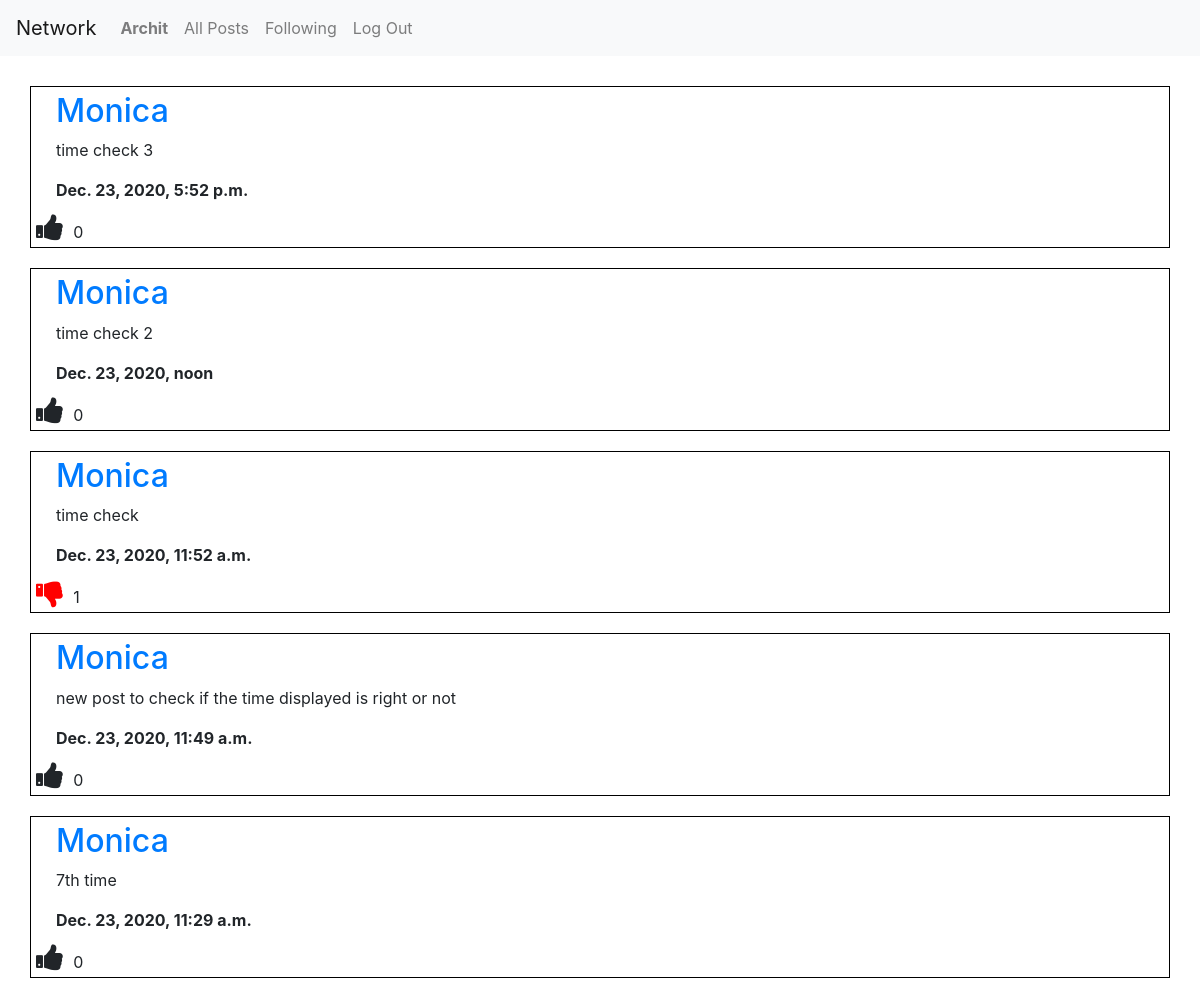
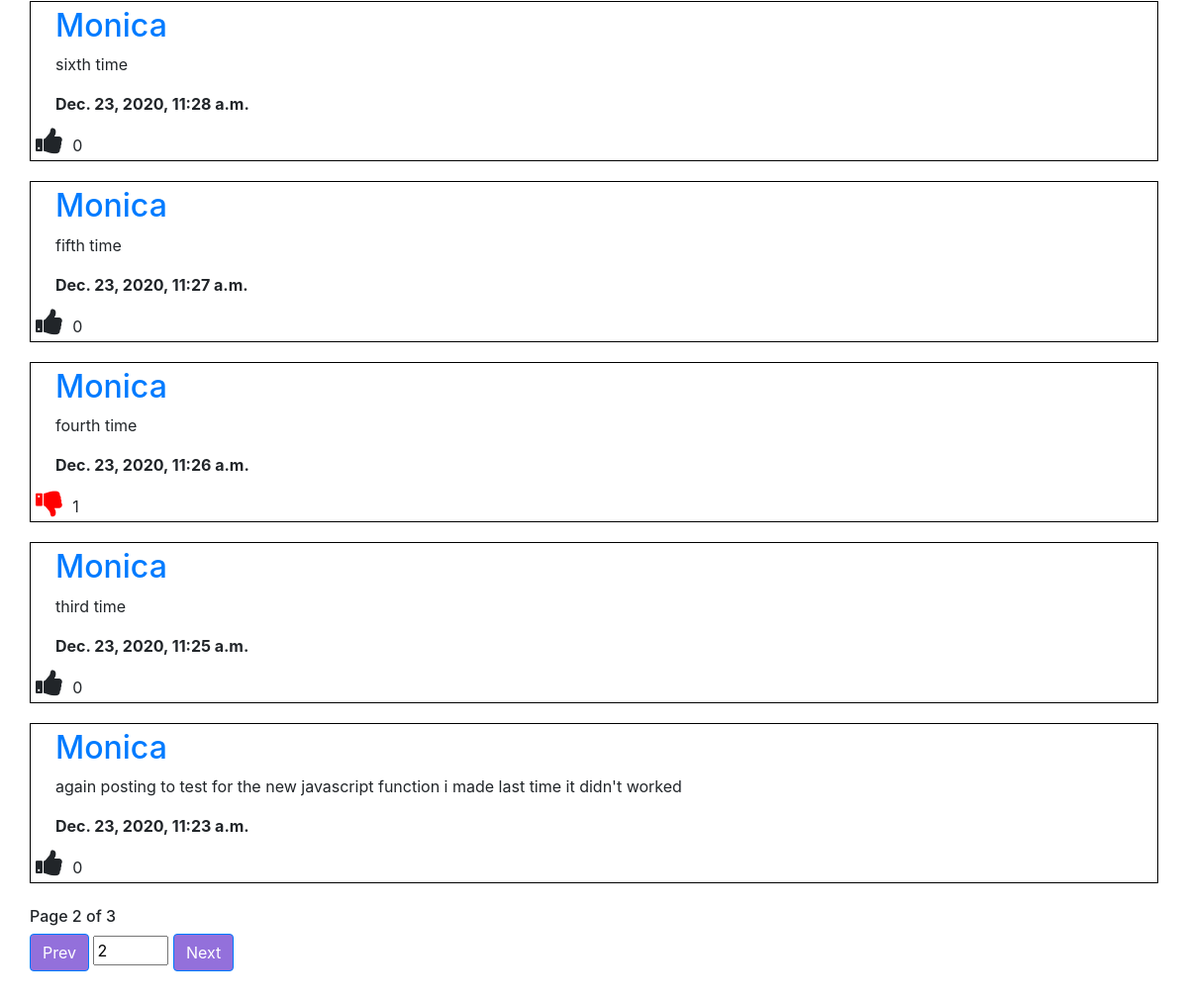
Screenshot of /followingposts/page=2 (signed in) with the database file from the repository (2 pictures, top to bottom).
### network/models.py (models this page shows, shortened)
class User(AbstractUser):
    followers = models.ManyToManyField("User", related_name="fllowers", blank=True)
    following = models.ManyToManyField("User", related_name="fllowing", blank=True)
    postsliked = models.ManyToManyField("Posts", related_name="likedposts", blank=True)
    pass

class Posts(models.Model):
    user = models.ForeignKey("User", on_delete=models.CASCADE, related_name="user")
    postdata = models.TextField(blank=False)
    timestamp = models.DateTimeField(auto_now_add=True)
    likes = models.ManyToManyField("User", related_name="likes", blank=True)

### network/views.py (the view)
# urls.py: path("followingposts/page=<int:pnumber>", views.followingposts, name="followingposts"),
def followingposts(request, pnumber):
    if not request.user.is_authenticated:
        return HttpResponse("Login First to complete this action")
    following = User.objects.get(username=request.user.username).following.all()
    print("before filtering out the posts")
    posts = Posts.objects.filter(user__in=following.all()).order_by('-timestamp')
    pagination = Paginator(posts, 10)
    page_posts = pagination.page(pnumber)
    if request.user.is_authenticated:
        userlikedposts = User.objects.get(username=request.user.username).likes.all()
    else:
        userlikedposts = []
    return render(request, 'network/followingposts.html', {
        "pageposts": page_posts,
        "currentpage": pnumber,
        "userlikedposts": userlikedposts
    })

### network/templates/network/followingposts.html (shortened to what this page needs)
{% extends 'network/layout.html' %}
{% load static %}
{% block body %}
    <div style="margin:30px;">
        <div id="all-posts">
            {% for post in pageposts %}
                <div class="post-class">
                    <div style="margin:5px 25px 5px 25px;">
                        <a href="{% url 'profile' post.user.username 1 %}" id="post-username"><h2>{{ post.user.username }}</h2></a>
                        <p id="postdata" style="white-space: pre-wrap; overflow: auto;">{{ post.postdata }}</p>
                        <b>{{ post.timestamp }}</b><br>
                    </div>
                    {% if user.is_authenticated %}
                        {% if post in userlikedposts %}
                            <i class="fa fa-thumbs-down" id="like-btn" onclick="likepost(this)" style="color: red"></i> <span id="like-count">{{ post.likes.count }}</span>
                        {% else %}
                            <i class="fa fa-thumbs-up" id="like-btn" onclick="likepost(this)"></i> <span id="like-count">{{ post.likes.count }}</span>
                        {% endif %}
                    {% else %}
                        <i class="fa fa-thumbs-up" id="like-btn"></i> <span id="like-count">{{ post.likes.count }}</span>
                    {% endif %}
                </div>
            {% empty %}
                <h4>You haven't followed anybody, follow before to see the posts!</h4>
            {% endfor %}
        </div>
        <br>
        <h6>Page {{ currentpage }} of {{ pageposts.paginator.num_pages }}</h6>
        <div>
            <form id="pagenumber" action="{% url 'followingposts' 1 %}" method="post">
                {% if pageposts.has_previous %}
                    <a class="btn btn-primary" style="background-color: mediumpurple" href="{% url 'followingposts' pageposts.previous_page_number %}">Prev</a>
                {% endif %}
                <input type="number" id="pageinput" value="{{ currentpage }}" min="1" max="{{ pageposts.paginator.num_pages }}" name="wantedpagenumber">
                {% if pageposts.has_next %}
                    <a class="btn btn-primary" style="background-color: mediumpurple" href="{% url 'followingposts' pageposts.next_page_number %}">Next</a>
                {% endif %}
            </form>
        </div>
    </div>
{% endblock %}

### network/templates/network/layout.html (shortened to what this page needs)
{% load static %}
<!DOCTYPE html>
<html lang="en">
    <head>
        <link rel="stylesheet" href="https://stackpath.bootstrapcdn.com/bootstrap/4.4.1/css/bootstrap.min.css">
        <link href="{% static 'network/styles5.css' %}" rel="stylesheet">
        <link rel="stylesheet" href="https://cdnjs.cloudflare.com/ajax/libs/font-awesome/4.7.0/css/font-awesome.min.css">
    </head>
    <body>
        <nav class="navbar navbar-expand-lg navbar-light bg-light">
            <a class="navbar-brand" href="{% url 'index'%}">Network</a>
            <div>
              <ul class="navbar-nav mr-auto">
                {% if user.is_authenticated %}
                    <li class="nav-item">
                        <a class="nav-link" href="{% url 'profile' user.username 1 %}"><strong>{{ user.username }}</strong></a>
                    </li>
                {% endif %}
                <li class="nav-item">
                  <a class="nav-link" href="{% url 'index' %}">All Posts</a>
                </li>
                {% if user.is_authenticated %}
                    <li class="nav-item">
                        <a class="nav-link" href="{% url 'followingposts' 1%}">Following</a>
                    </li>
                    <li class="nav-item">
                        <a class="nav-link" href="{% url 'logout' %}">Log Out</a>
                    </li>
                {% endif %}
              </ul>
            </div>
          </nav>
        <div class="body">
            {% block body %}
            {% endblock %}
        </div>
    </body>
</html>

### network/static/network/styles5.css (style rules this page uses)
#like-btn { font-size: 30px; cursor: pointer; margin: 5px; }
.post-class { border: solid black 1px; margin-top: 20px; }

### rows the page displays
User: username "Archit"
Posts: user.username "Monica", postdata "time check 3", timestamp "Dec. 23, 2020, 5:52 p.m.", likes.count "0"
Posts: user.username "Monica", postdata "time check 2", timestamp "Dec. 23, 2020, noon", likes.count "0"
Posts: user.username "Monica", postdata "time check", timestamp "Dec. 23, 2020, 11:52 a.m.", likes.count "1"
Posts: user.username "Monica", postdata "new post to check if the time displayed is right or not", timestamp "Dec. 23, 2020, 11:49 a.m.", likes.count "0"
Posts: user.username "Monica", postdata "7th time", timestamp "Dec. 23, 2020, 11:29 a.m.", likes.count "0"
Posts: user.username "Monica", postdata "sixth time", timestamp "Dec. 23, 2020, 11:28 a.m.", likes.count "0"
Posts: user.username "Monica", postdata "fifth time", timestamp "Dec. 23, 2020, 11:27 a.m.", likes.count "0"
Posts: user.username "Monica", postdata "fourth time", timestamp "Dec. 23, 2020, 11:26 a.m.", likes.count "1"
Posts: user.username "Monica", postdata "third time", timestamp "Dec. 23, 2020, 11:25 a.m.", likes.count "0"
Posts: user.username "Monica", postdata "again posting to test for the new javascript function i made last time it didn't worked", timestamp "Dec. 23, 2020, 11:23 a.m.", likes.count "0"

### other values shown
{{ currentpage }} "2"
{{ pageposts.paginator.num_pages }} "3"
